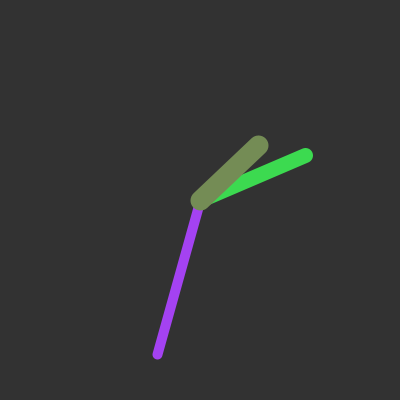
Frame 1 (no input)
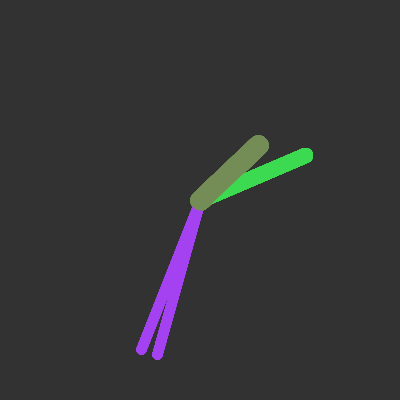
Frame 60 (the mouse pressed at the canvas centre just before this capture)
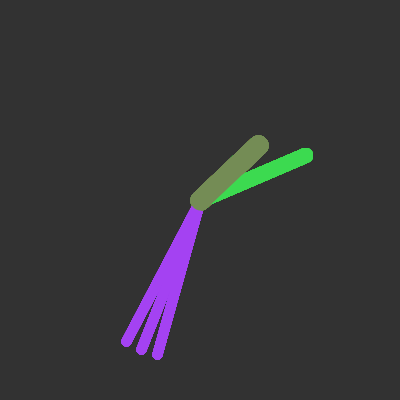
Frame 120 (the mouse held since frame 60 and released just before this capture)

The Processing sketch that drew these frames (run headless with seeded random() and noise(); from frame 60 on, the mouse is pressed at the canvas centre):

// Processing sketch: processing_76138
// ── processing_76138.pde

//Sarah Anderson, seanders
//EMS HW6 Clock


color colS, colM, colH;
float s,m,h,rotS,rotM, rotH,txt;



void setup()
{
size(400,400);
smooth();
background(50);
colS= color(random(255),random(255),random(255));
colM= color(random(255),random(255),random(255));
colH= color(random(255),random(255),random(255));
s= second();
m= minute();
h= hour();


}

void draw()
{

secs();
mins();
hours();

  if (second()`==0)//resets the seconds
    {
    
    background(50);
    secs();
    mins();
    hours();
    }
  
}



void secs()
{
rotS=map(second(),0,59,-180,180);  
strokeWeight(10);  
stroke(colS);
pushMatrix();
translate(width/2,height/2);
rotate(radians(rotS));
line(0,0,0,height/2.5);
popMatrix();

  
}

void mins()
{
rotM=map(minute(),0,59,-180,180);  
strokeWeight(15);  
stroke(colM);
pushMatrix();
translate(width/2,height/2);
rotate(radians(rotM));
line(0,0,0,height/3.5);
popMatrix();  
}

void hours()
{
rotH=map(hour(),0,23,-180,180);  
strokeWeight(20);  
stroke(colH);
pushMatrix();
translate(width/2,height/2);
rotate(radians(rotH));
line(0,0,0,height/5);
popMatrix();    
}
